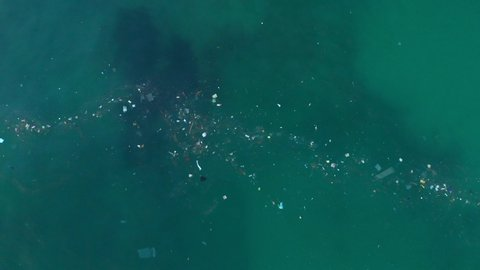
#> input picture sampleimages/1.jpg, 480 x 270 px, found by its file name
$ python dij_optimizepathfinal.py
#> lines starting #> are read from the running program, lines starting #| are printed output that depends on the picture; after the words box and inside, x2 and y2 are one past the last pixel; in counts of white or black regions, pixels touching at a corner belong together; long printed decimals are rounded
import numpy as np
import cv2

img = cv2.imread(r"C:\Users\Sivasthigan\PycharmProjects\droneproject\1.jpg")
#> img is the input picture: shape (270, 480, 3); mean B, G, R 83.3, 86, 12.3
gray = cv2.cvtColor(img, cv2.COLOR_BGR2GRAY)
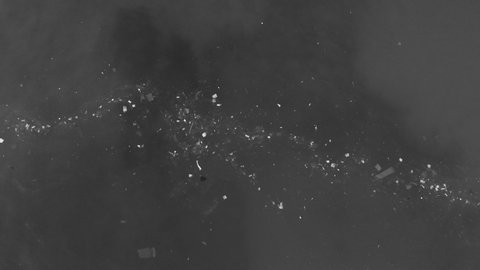
#> gray: shape (270, 480); min 34, max 245, mean 63.7
ret, threshold = cv2.threshold(gray, 150, 255, cv2.THRESH_BINARY)
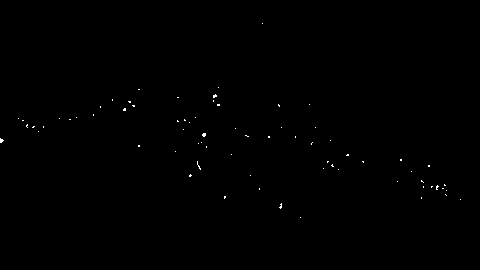
#> threshold: shape (270, 480); 0.18% white in thin lines or dots, all inside (x1, y1, x2, y2) = (0, 23, 461, 218)
cv2.bitwise_not(threshold, threshold)
contours, hierarchy = cv2.findContours(threshold, cv2.RETR_TREE, cv2.CHAIN_APPROX_NONE)
#> contours = 78 contours, 77 with area under 20; largest, box (x1, y1, x2, y2) and area: (0, 0, 480, 270) 128837
listx = []
listy = []
point=[]
points = []
lst_sort=[]

value = {}
megalist=[]


lst_coordinates=[]
fx = 0
fy = 0
index=0
w=0

for i in range(0, len(contours)):

    c = contours[i]
    size = cv2.contourArea(c)
    if size > 11:
        M = cv2.moments(c)
        cX = int(M["m10"] / M["m00"])
        cY = int(M["m01"] / M["m00"])
        points.append([cX,cY])

        cv2.circle(img, (fx, fy), 5, (255, 0, 0), 10)
        cv2.circle(img, (cX, cY), 5, (255, 0, 0), 10)
#> this loop made 78 passes
#> (size, cX, cY) on passes 1, 3, 14, 25, 45, 65, 75: (128837, 239, 134), (16, 280, 205), (14.5, 436, 187), (12, 199, 167), (18.5, 203, 134), (12.5, 124, 109), (16.5, 214, 95)
#> size on passes 5, 6, 10, 11, 12, 13: 4, 8.5, 4, 4, 5.5, 4
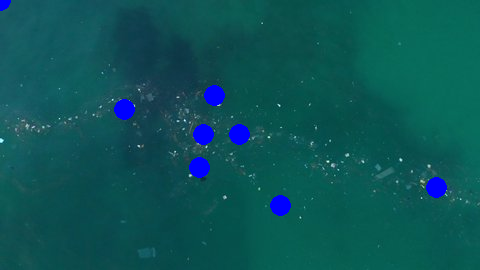
#> img: shape (270, 480, 3); 1.87% of pixels changed, all inside (x1, y1, x2, y2) = (0, 0, 447, 216)
#> after the loop, points = [[239, 134], [280, 205], [436, 187], [199, 167], [203, 134], [124, 109], [214, 95]]
dictlis=[]
dictlis1=[]
for p in range(len(points)):
    dictlis.append([p+1,points[p]])
    dictlis1.append([p+1,points[p]])
#> this loop made 7 passes
#> after the loop, dictlis = [[1, [239, 134]], [2, [280, 205]], [3, [436, 187]], [4, [199, 167]], [5, [203, 134]], [6, [124, 109]], [7, [214, 95]]]; dictlis1 has the same summary as dictlis
print(dictlis)
#| [[1, [239, 134]], [2, [280, 205]], [3, [436, 187]], [4, [199, 167]], [5, [203, 134]], [6, [124, 109]], [7, [214, 95]]]


for i in range(len(points)):

    grap = {}

    print('points',points)
    print('dictlis',dictlis)
    for j in points:

        points1 = {}
        Pathdistance = np.sqrt((fx-j[0]) ** 2 + (fy - j[1]) ** 2)
        #print('2nd time', fx, fy)
        #print("fidtance of first path", Pathdistance)
        points1['cX']=j[0]
        points1['cY']=j[1]
        points1['Pathdistance']=Pathdistance
        lst_coordinates.append(points1)
        #print(points1)
    print(lst_coordinates)
    #print(points1)


    for k in lst_coordinates:
        lst_sort.append(k['Pathdistance'])
    lst_sort.sort()
    max_fp_dstance = min(lst_sort)
    #print(lst_sort)


    for z in range(len(dictlis)):
        grap[str(dictlis[z][0])] =lst_coordinates[z]['Pathdistance']

    print('graph',grap)

    #megalist.append(graph)
    #print('mega',megalist)
    x = 0
    for t in lst_coordinates:
        # [4 lines of commented-out code are left out]
        index = index + 1
        for k, v in t.items():
            if (t[k] == max_fp_dstance):
                mX = t['cX']
                mY = t['cY']
                x = index
                break
        if (index == x):
            break
    fx=mX
    fy=mY

    value[str(w)] = grap
    for q in range (len(dictlis)):
        if dictlis[q][1]==[fx,fy]:

            #q=q+1
            #print(q)
            w=dictlis[q][0]
            print(w)
            break


    print(fx,fy)
    lst_coordinates.clear()
    lst_sort.clear()
    points.remove([fx,fy])
    dictlis.remove([w,[fx,fy]])
#> this loop made 7 passes
#> (max_fp_dstance, fx, fy) on passes 1 to 7: (165.1, 124, 109), (82.86, 203, 134), (33.24, 199, 167), (51.86, 239, 134), (46.32, 214, 95), (128.3, 280, 205), (157, 436, 187)
#> (printed output is left out)
#> after the loop, dictlis = []; index = 21; lst_coordinates = []; lst_sort = []; points = []; value = 7 items
    #graph.clear()

print(value)
#> (printed output is left out)

new1={}

for u,v in value.items():
    new = {}

    #print(v)
    for i,j in v.items():


        if j<250:
            print(i,j)
            new[str(i)]=j
    print(new)
    new1[str(u)]=new
#> this loop made 7 passes
#> (u, v) on passes 3 to 7: ('5', {'1': 36, '2': 104.7, '3': 239, '4': 33.24, '7': 40.52}), ('4', {'1': 51.86, '2': 89.47, '3': 237.8, '7': 73.55}), ('1', {'2': 81.99, '3': 204, '7': 46.32}), ('7', {'2': 128.3, '3': 240.3}), ('2', {'3': 157})
#> u on passes 1 to 2: '0', '6'
#> (printed output is left out)
#> after the loop, new1 = 7 items
   #new.clear()
    #print(new1)
print(new1)
#> (printed output is left out)


import sys
from heapq import heapify, heappush, heappop
def dijkstra(graph,src,dest):
    inf=sys.maxsize #to initialize the infinite function.
    node_data = {}
    for i in range(8):
        node_data[str(i)] = {'cost': inf, 'pred': []}
    #node_data[src]['cost']=0
    node_data[src]['cost'] = 0
    visited=[] #accesed elements
    temp=src
    for i in range (4): #5= total no of vertices-1
        if temp not in visited:
            visited.append(temp)
            min_heap=[]
            for j in graph[temp]:
                if j not in visited:
                    cost=node_data[temp]['cost']+graph[temp][j]
                    if cost<node_data[j]['cost']:
                        node_data[j]['cost']=cost
                        node_data[j]['pred']=node_data[temp]['pred']+list(temp)
                    heappush(min_heap,(node_data[j]['cost'],j))
        heapify(min_heap)
        temp=min_heap[0][1]
    print('shortest Distance :'+str(node_data[dest]['cost']))
    print('shortest path: '+str(node_data[dest]['pred']+list(dest)))
    l=node_data[dest]['pred']+list(dest)
    point1 = [[0, 0]]

    for o in l:

        for n in dictlis1:

            if int(o)==n[0]:
                print(n)
                point1.append(n[1])

        print(o)
        if len(point1) >= 2:
            cv2.line(img, point1[-1], point1[-2],(0, 255, 255), 5)
    print(point1)
    #cv2.line(img, point1[-1], point1[-2], (0, 255, 255), 5)
    cv2.imshow('image', img)
    cv2.waitKey(0)

if __name__=='__main__':
    graph=new1
#> graph = 7 items
    source=str(0)
    destination=str(4)
    dijkstra(graph,source,destination)
#> after the loop in dijkstra, `for i in range (4):`: node_data = 8 items; visited = ['0', '6', '7', '2']
#| shortest Distance :259.907
#| shortest path: ['0', '6', '4']
#> in dijkstra, `l=node_data[dest]['pred']+list(dest)`: l = ['0', '6', '4']
#> the loop in dijkstra, `for o in l: ` made 3 passes
#| 0
#| [6, [124, 109]]
#| 6
#| [4, [199, 167]]
#| 4
#> after the loop in dijkstra, `for o in l:`:
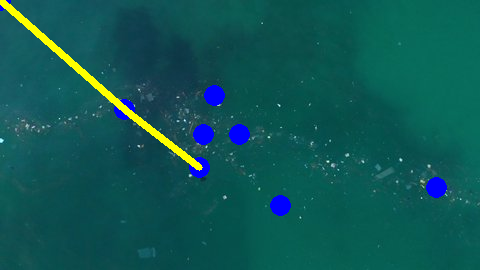
#> img: shape (270, 480, 3); 1.42% of pixels changed, all inside (x1, y1, x2, y2) = (0, 0, 203, 171)
#> after the loop in dijkstra, `for o in l:`: point1 = [[0, 0], [124, 109], [199, 167]]
#| [[0, 0], [124, 109], [199, 167]]
